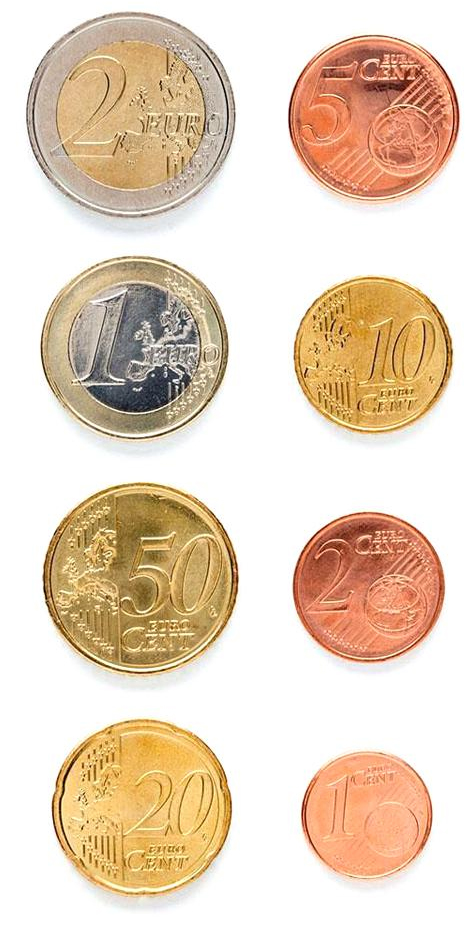
#> input picture Monedas.jpg, 473 x 938 px
$ jupyter execute VC_P3.ipynb
#> lines starting #> are read from the running program, lines starting #| are printed output that depends on the picture; after the words box and inside, x2 and y2 are one past the last pixel; in counts of white or black regions, pixels touching at a corner belong together
Paquetes necesarios

[cell 1]
import cv2
import numpy as np
import matplotlib.pyplot as plt
import csv

TAREA: Los ejemplos ilustrativos anteriores permiten saber el número de monedas presentes en la imagen ideal proporcionada. ¿Cómo determinar la cantidad de dinero presente en ella? A partir únicamente de las dimensiones, una sugerencia implicaría en primer término identificar de forma interactiva (por ejemplo haciendo clic en la imagen) una moneda de un valor fijo en la imagen (por ejemplo de 1€) para permitir establecer una relación entre píxeles y milímetros. Tras obtener esa información y las dimensiones en milímetros de las distintas monedas, es factible calcular la cantidad de dinero en la imagen ideal.

Una vez resuelto el reto con la imagen ideal proporcionada, diseña un demostrador en vivo que a partir de la entrada de vídeo de la cámara, determine el dinero presente en la escena. Si bien
no hay restricciones sobre utilizar medidas geométricas o de color, o cualquier clasificador, no deben hacer uso de modelos de aprendizaje profundo. ¿Funciona correctamente? ¿Se observan problemas?
Posibles extras serían la presencia de objetos que no son monedas y/o haya solape entre las monedas.

IMPORTANTE: No se admite el uso de modelos de aprendizaje profundo

Nota: Para establecer la correspondencia entre píxeles y milímetros, comentar que la moneda de un euro tiene un diámetro de 23.25 mm. la de 50 céntimos de 24.35, la de 20 céntimos de 22.25, etc.

[cell 2]
import cv2
import numpy as np
import matplotlib.pyplot as plt


DIAMETROS_EURO_MM = {
    2.00: 25.75,
    0.50: 24.25,
    1.00: 23.25,
    0.20: 22.25,
    0.05: 21.25,
    0.10: 19.75,
    0.02: 18.75,
    0.01: 16.25
}

img_monedas = cv2.imread('Monedas.jpg')     # si se pone Monedas_mias.jpg, se prueba con otra imagen, pero los datos que proporciona no son correctos.)
#> img_monedas is the input picture: shape (938, 473, 3); mean B, G, R 191.5, 212.3, 231.8
img_rgb = cv2.cvtColor(img_monedas, cv2.COLOR_BGR2RGB)
img_gris = cv2.cvtColor(img_monedas, cv2.COLOR_BGR2GRAY)
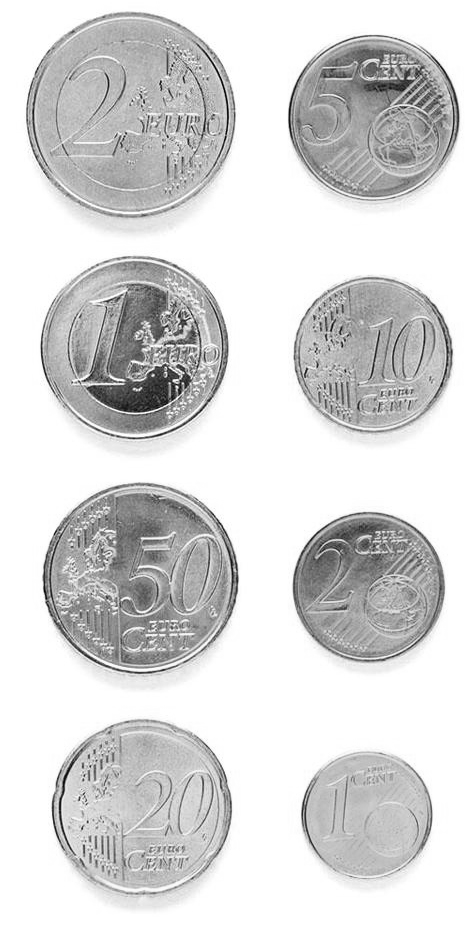
#> img_gris: shape (938, 473); min 1, max 255, mean 215.8

img_gris = cv2.medianBlur(img_gris, 5)
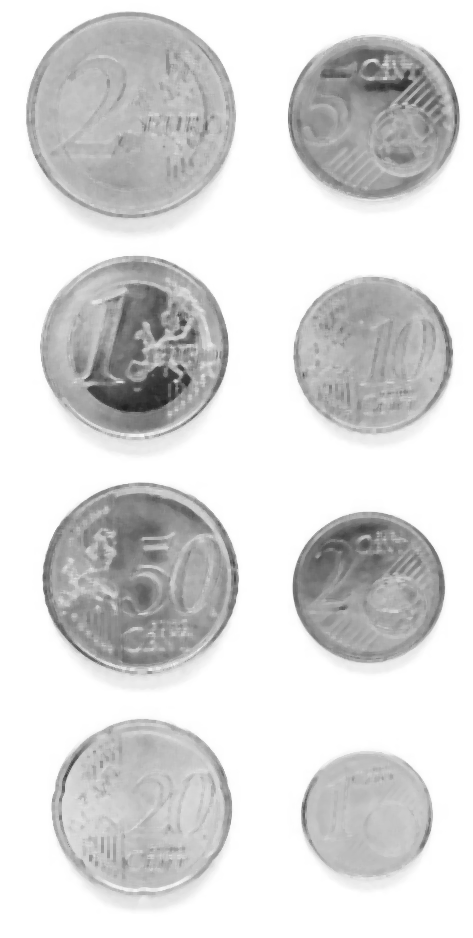
#> img_gris: shape (938, 473); min 32, max 255, mean 216.7

circulos = cv2.HoughCircles(img_gris, cv2.HOUGH_GRADIENT, dp=1, minDist=100, param1=100, param2=40, minRadius=30, maxRadius=130)
#> circulos = [[125.5, 114.5, 100.4], [369.5, 354.5, 76.7], [141.5, 577.5, 96.7], [142.5, 807.5, 88.5], [135.5, 346.5, 91.6], [373.5, 118.5, 82.3], [367.5, 587.5, 76], [367.5, 813.5, 64.8]]

circulos = np.uint16(np.around(circulos))
#> circulos = [[126, 114, 100], [370, 354, 77], [142, 578, 97], [142, 808, 88], [136, 346, 92], [374, 118, 82], [368, 588, 76], [368, 814, 65]]

resultado = img_rgb.copy()

for c in circulos[0, :]:
    x = int(c[0])
    y = int(c[1])
    r = int(c[2])
    cv2.circle(resultado, (x, y), r, (0, 255, 0), 2)
    cv2.circle(resultado, (x, y), 2, (0, 0, 255), 3)
#> this loop made 8 passes
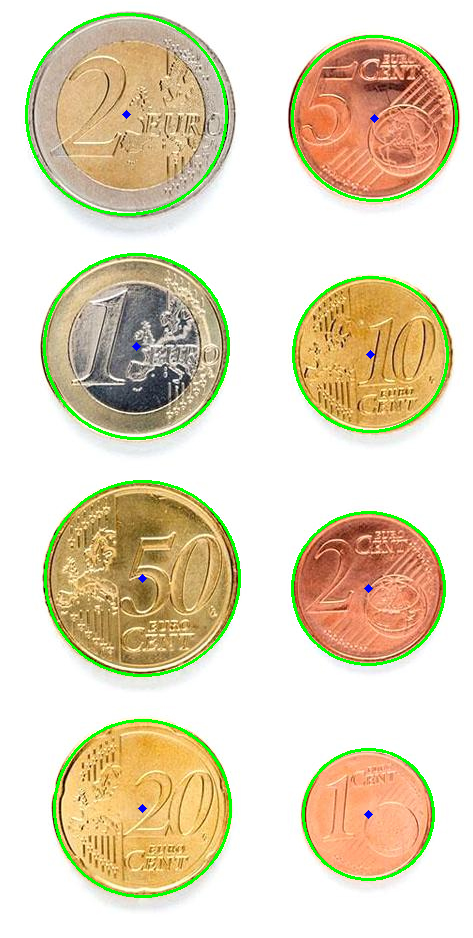
#> resultado: shape (938, 473, 3); mean R, G, B 225.9, 214.6, 187.8

ventana = 'monedas detectadas: haz clic en la moneda de 1 euros'


punto_clic = [None, None]

def clic(event, x, y, flags, param):
    if event == cv2.EVENT_LBUTTONDOWN:
        punto_clic[0] = x
        punto_clic[1] = y

cv2.namedWindow(ventana,cv2.WINDOW_NORMAL)

cv2.setMouseCallback(ventana, clic)
cv2.imshow(ventana, resultado)


while punto_clic[0] is None or punto_clic[1] is None:
    cv2.waitKey(1)

cv2.destroyAllWindows()

radio_ref = 0

for c in circulos[0, :]:
    x = int(c[0])
    y = int(c[1])
    r = int(c[2])
    distancia = np.sqrt((x - punto_clic[0]) ** 2 + (y - punto_clic[1]) ** 2)


    if distancia < r:
        radio_ref = r
        break

escala = (2 * radio_ref) / DIAMETROS_EURO_MM[1.00]

total = 0

for c in circulos[0, :]:
    x = int(c[0])
    y = int(c[1])
    r = int(c[2])
    diametro_mm = (2 * r) / escala

    diferencia_minima = float('inf')
    valor = 0

    for moneda in DIAMETROS_EURO_MM:

        diferencia = abs(diametro_mm - DIAMETROS_EURO_MM[moneda])
        if diferencia < diferencia_minima:
            diferencia_minima = diferencia
            valor = moneda


    total += valor

    cv2.circle(resultado, (x, y), r, (0, 255, 0), 2)
    cv2.putText(resultado, f"{valor}€", (x - 40, y - 10), cv2.FONT_HERSHEY_SIMPLEX, 0.6, (255, 0, 0), 2)

img = cv2.cvtColor(resultado, cv2.COLOR_RGB2BGR)

cv2.namedWindow('Resultado', cv2.WINDOW_NORMAL)
cv2.resizeWindow('Resultado', 1200, 900)
cv2.imshow('Resultado', img)
print(f"El valor total es: {total:.2f} euros")

cv2.waitKey(0)
cv2.destroyAllWindows()

plt.figure(figsize=(8, 6))
plt.imshow(resultado)
plt.title(f'Total: {total:.2f}€')
plt.axis('off')
plt.show()

$ run again, on MatrizConfu.png
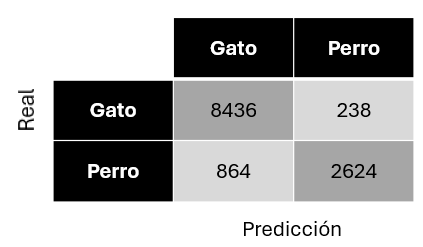
#> input picture MatrizConfu.png, 423 x 247 px, given in place of the camera
#> frame is the input picture: shape (247, 423, 3); min 0, max 255, mean 168.9
#> `circulos = cv2.HoughCircles(gris, cv2.HOUGH_GRADIENT, dp=1.2, minDist=..`: circulos = [[221.4, 48.6, 31.12], [119.4, 48.6, 31.12], [18.6, 48.6, 30.88]]
#> `circulos = np.uint16(np.around(circulos))`: circulos = [[221, 49, 31], [119, 49, 31], [19, 49, 31]]
#> the loop `for c in circulos[0, :]:` made 3 passes
#> (c, x, total) on passes 1 to 3: ([221, 49, 31], 221, 0.02), ([119, 49, 31], 119, 0.04), ([19, 49, 31], 19, 0.06)
#> after the loop `for c in circulos[0, :]:`:
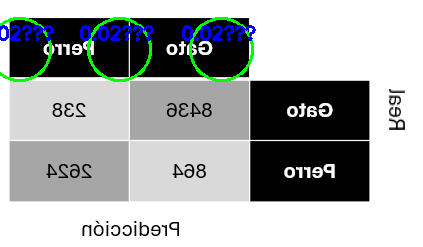
#> resultado: shape (247, 423, 3); mean B, G, R 170.9, 171, 167.4
#> after the loop `for c in circulos[0, :]:`: total = 0.06
#> `cv2.putText(resultado, f"Total: {total:.2f}€", (10, 30), cv2.FONT_HERS..`:
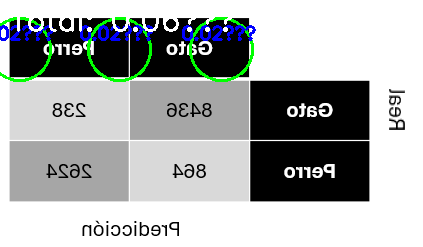
#> resultado: shape (247, 423, 3); 0.8% of pixels changed, all inside (x1, y1, x2, y2) = (17, 17, 232, 32)
